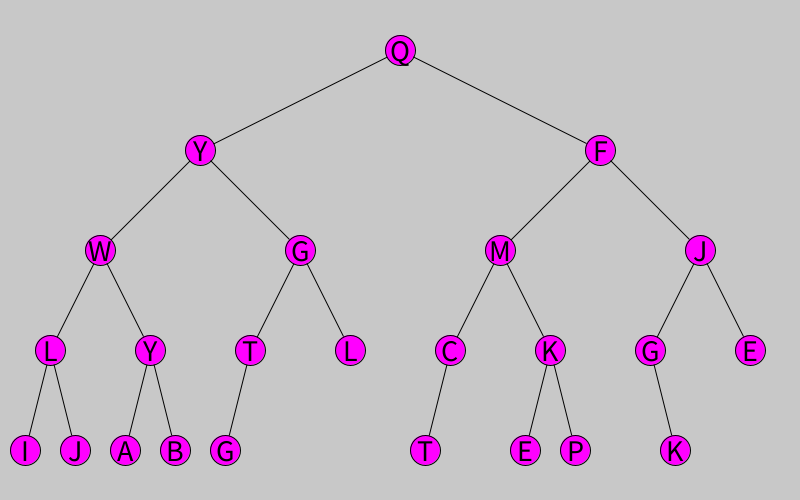
Frame 1 (no input)
Frame 60 (the mouse pressed at the canvas centre just before this capture): identical to frame 1, image omitted
Frame 120 (the mouse held since frame 60 and released just before this capture): identical to frame 1, image omitted

The Processing sketch that drew this single still picture (run headless with seeded random() and noise(); from frame 60 on, the mouse is pressed at the canvas centre):

// Processing sketch: ExpressionTreeRunner
// ── ExpressionTreeRunner.pde
int NODE_SIZE = 30;
int YSPACE = 100;

ExpressionTree oak;
boolean full;

void setup() {
  size(800, 500);

  full = false;
  oak = new ExpressionTree(width/2, 50, 5, full);
  oak.display(oak.root);

}//setup

void draw() {
  background(200);
  oak.display(oak.root);
}//draw


void keyPressed() {
  if (key == ' ') {
    oak.reset(full);
  }
}

// ── ExpressionTree.pde
class ExpressionTree {

  ExpressionTreeNode root;
  int numLevels;

  ExpressionTree(int x, int y, int levels, boolean full) {
    numLevels = levels;
    root = makeExpressionTree(x, y, numLevels, full);
  }//constructor

  void reset(boolean full) {
    root = makeExpressionTree(int(root.position.x), int(root.position.y), numLevels, full);
  }//reset

  ExpressionTreeNode makeExpressionTree(int x, int y, int levels, boolean full) {
    if (levels == 0) {
      return null;
    }//base case
    else {
      char c = char(int(random(26)) + 'A');
      ExpressionTreeNode n = new ExpressionTreeNode(c, x, y);

      //x position of each node is based on its level
      //root is at width/2
      //level 1 nodes are width/4 away from root
      //level 2 nodes are width/8 away from root ...
      //deviation form root is width/(2^(level+1))
      int nextLevel = numLevels - levels + 1;
      float xspacing = width / pow(2, (nextLevel + 1));
      int xLeft = int(x - xspacing);
      int xRight = int(x + xspacing);
      y+= YSPACE;

      if (full || random(1) < 0.6) {
        n.left = makeExpressionTree(xLeft, y, levels-1, full);
      }
      if (full || random(1) < 0.6) {
        n.right = makeExpressionTree(xRight, y, levels-1, full);
      }
      return n;
    }//make subExpressionTree
  }//makeExpressionTree

  void display(ExpressionTreeNode current) {
    if (current != null) {
      current.display();
      display(current.left);
      display(current.right);
    }
  }//drawExpressionTree

}//ExpressionTree

// ── ExpressionTreeNode.pde
class ExpressionTreeNode {

  ExpressionTreeNode left;
  ExpressionTreeNode right;

  PVector position;
  int size;
  color c;
  char data;

  ExpressionTreeNode(char d, int x, int y) {
    position = new PVector(x, y);
    data = d;
    size = NODE_SIZE;
    c = color(255, 0, 255);
  }

  void display() {
    if (left != null) {
      line(position.x, position.y, left.position.x, left.position.y);
    }
    if (right != null) {
      line(position.x, position.y, right.position.x, right.position.y);
    }
    fill(c);
    circle(position.x, position.y, size);
    fill(0);
    textAlign(CENTER, CENTER);
    textSize(size);
    text(data, position.x, position.y);
  }//display

}//ExpressionTreeNode
